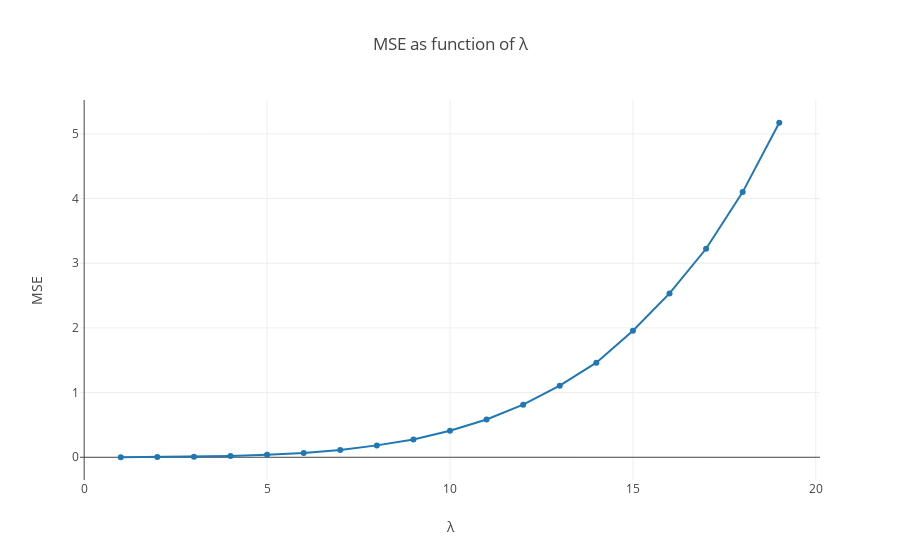

Notebook code for this chart:
### Code cell
lam = 10.
s = sample_exp(lam, N=1000)

lambdas_true = np.arange(1, 20, 1.)

lyt = Layout(
    title="MSE as function of λ",
    xaxis=dict(title="λ"),
    yaxis=dict(title="MSE")
)

data = [Scatter(
    x=lambdas_true,
    y=[MSE(l, N=1000, repeat=10000) for l in lambdas_true]  # this is slow…
)]

py.iplot(Figure(data=data, layout=lyt))

### Figure 1 — Plotly figure (JSON) as saved in the notebook; plotly's stock layout.template omitted (floating-point values rounded to 4 significant figures)
{"data": [{"type": "scatter", "x": [1, 2, 3, 4, 5, 6, 7, 8, 9, 10, 11, 12, 13, 14, 15, 16, 17, 18, 19], "y": [0.0005115, 0.003974, 0.009853, 0.02055, 0.03764, 0.06696, 0.1127, 0.1841, 0.2744, 0.4105, 0.584, 0.8135, 1.107, 1.463, 1.958, 2.534, 3.224, 4.1, 5.172]}], "layout": {"title": "MSE as function of λ", "xaxis": {"title": "λ"}, "yaxis": {"title": "MSE"}}}
